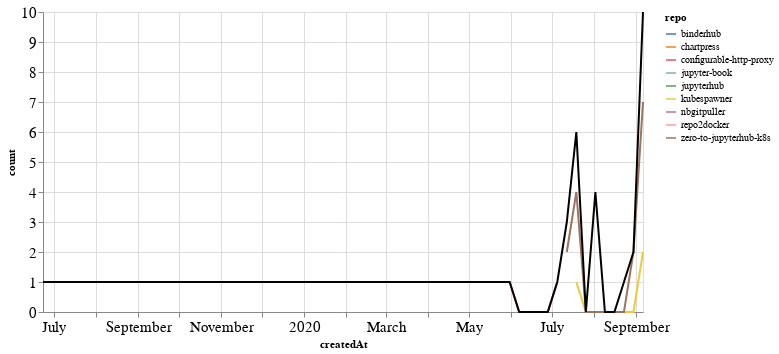

The notebook cell this image was saved under:
### Markdown cell above
## PRs

### Code cell
prs_time = prs.groupby('repo').resample('W', on='createdAt').count()['author'].reset_index()
prs_time = prs_time.rename(columns={'author': 'count'})
prs_time_total = prs_time.groupby('createdAt').agg({"count": "sum"}).reset_index()

ch1 = alt.Chart(prs_time, width=600).mark_line().encode(
    x='createdAt',
    y='count',
    color='repo',
    tooltip="repo"
)

ch2 = alt.Chart(prs_time_total, width=600).mark_line(color="black").encode(
    x='createdAt',
    y='count',
)

ch1 + ch2

### Figure 1 — Vega-Lite specification as saved in the notebook (floating-point values rounded to 4 significant figures)
{"config": {"axisLeft": {"labelFontSize": 15}, "axisBottom": {"labelFontSize": 15}}, "layer": [{"data": {"name": "data-b3694a49b3486d7c86a631a203d5e391"}, "mark": "line", "encoding": {"color": {"type": "nominal", "field": "repo"}, "tooltip": {"type": "nominal", "field": "repo"}, "x": {"type": "temporal", "field": "createdAt"}, "y": {"type": "quantitative", "field": "count"}}, "width": 600}, {"data": {"name": "data-2abea7ca1f6f57fca8d039e329252b23"}, "mark": {"type": "line", "color": "black"}, "encoding": {"x": {"type": "temporal", "field": "createdAt"}, "y": {"type": "quantitative", "field": "count"}}, "width": 600}], "$schema": "https://vega.github.io/schema/vega-lite/v4.8.1.json", "datasets": {"data-b3694a49b3486d7c86a631a203d5e391": [{"repo": "binderhub", "createdAt": "2020-09-06T00:00:00", "count": 1}, {"repo": "chartpress", "createdAt": "2020-07-19T00:00:00", "count": 1}, {"repo": "configurable-http-proxy", "createdAt": "2020-05-31T00:00:00", "count": 1}, {"repo": "configurable-http-proxy", "createdAt": "2020-06-07T00:00:00", "count": 0}, {"repo": "configurable-http-proxy", "createdAt": "2020-06-14T00:00:00", "count": 0}, {"repo": "configurable-http-proxy", "createdAt": "2020-06-21T00:00:00", "count": 0}, {"repo": "configurable-http-proxy", "createdAt": "2020-06-28T00:00:00", "count": 0}, {"repo": "configurable-http-proxy", "createdAt": "2020-07-05T00:00:00", "count": 1}, {"repo": "jupyter-book", "createdAt": "2020-07-12T00:00:00", "count": 1}, {"repo": "jupyterhub", "createdAt": "2020-08-23T00:00:00", "count": 1}, {"repo": "kubespawner", "createdAt": "2020-07-19T00:00:00", "count": 1}, {"repo": "kubespawner", "createdAt": "2020-07-26T00:00:00", "count": 0}, {"repo": "kubespawner", "createdAt": "2020-08-02T00:00:00", "count": 0}, {"repo": "kubespawner", "createdAt": "2020-08-09T00:00:00", "count": 0}, {"repo": "kubespawner", "createdAt": "2020-08-16T00:00:00", "count": 0}, {"repo": "kubespawner", "createdAt": "2020-08-23T00:00:00", "count": 0}, {"repo": "kubespawner", "createdAt": "2020-08-30T00:00:00", "count": 0}, {"repo": "kubespawner", "createdAt": "2020-09-06T00:00:00", "count": 2}, {"repo": "nbgitpuller", "createdAt": "2020-08-02T00:00:00", "count": 4}, {"repo": "repo2docker", "createdAt": "2019-06-23T00:00:00", "count": 1}, {"repo": "zero-to-jupyterhub-k8s", "createdAt": "2020-07-12T00:00:00", "count": 2}, {"repo": "zero-to-jupyterhub-k8s", "createdAt": "2020-07-19T00:00:00", "count": 4}, {"repo": "zero-to-jupyterhub-k8s", "createdAt": "2020-07-26T00:00:00", "count": 0}, {"repo": "zero-to-jupyterhub-k8s", "createdAt": "2020-08-02T00:00:00", "count": 0}, {"repo": "zero-to-jupyterhub-k8s", "createdAt": "2020-08-09T00:00:00", "count": 0}, {"repo": "zero-to-jupyterhub-k8s", "createdAt": "2020-08-16T00:00:00", "count": 0}, {"repo": "zero-to-jupyterhub-k8s", "createdAt": "2020-08-23T00:00:00", "count": 0}, {"repo": "zero-to-jupyterhub-k8s", "createdAt": "2020-08-30T00:00:00", "count": 2}, {"repo": "zero-to-jupyterhub-k8s", "createdAt": "2020-09-06T00:00:00", "count": 7}], "data-2abea7ca1f6f57fca8d039e329252b23": [{"createdAt": "2019-06-23T00:00:00", "count": 1}, {"createdAt": "2020-05-31T00:00:00", "count": 1}, {"createdAt": "2020-06-07T00:00:00", "count": 0}, {"createdAt": "2020-06-14T00:00:00", "count": 0}, {"createdAt": "2020-06-21T00:00:00", "count": 0}, {"createdAt": "2020-06-28T00:00:00", "count": 0}, {"createdAt": "2020-07-05T00:00:00", "count": 1}, {"createdAt": "2020-07-12T00:00:00", "count": 3}, {"createdAt": "2020-07-19T00:00:00", "count": 6}, {"createdAt": "2020-07-26T00:00:00", "count": 0}, {"createdAt": "2020-08-02T00:00:00", "count": 4}, {"createdAt": "2020-08-09T00:00:00", "count": 0}, {"createdAt": "2020-08-16T00:00:00", "count": 0}, {"createdAt": "2020-08-23T00:00:00", "count": 1}, {"createdAt": "2020-08-30T00:00:00", "count": 2}, {"createdAt": "2020-09-06T00:00:00", "count": 10}]}}
